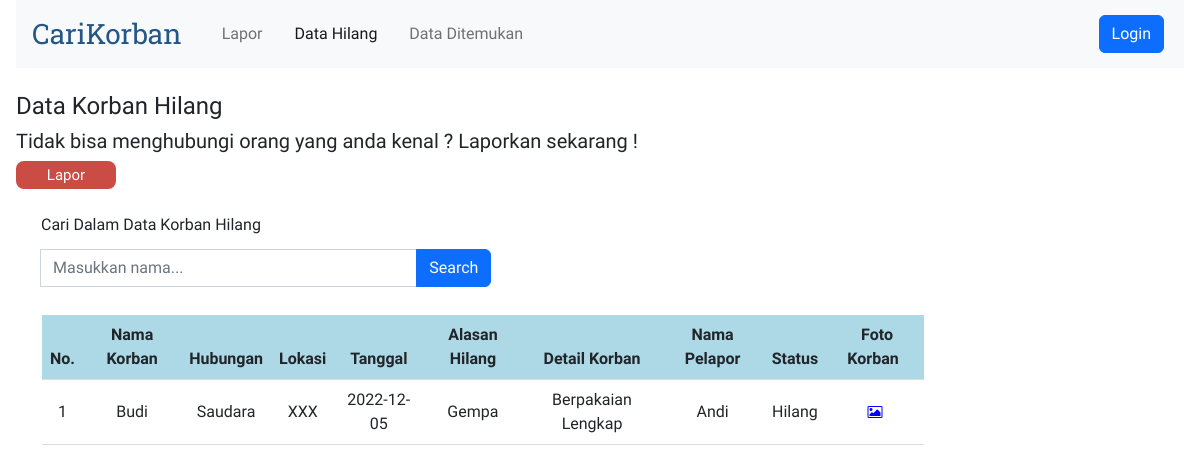
/views/datahilang.php?cari=Budi, run on the app's committed database.
### tables this page shows
CREATE TABLE `korban` (
  `idx` int(11) NOT NULL,
  `nama_korban` varchar(30) NOT NULL,
  `hubungan` varchar(10) NOT NULL,
  `lokasi` varchar(20) NOT NULL,
  `tanggal` varchar(30) NOT NULL,
  `alasan_hilang` varchar(30) NOT NULL,
  `detail` varchar(255) NOT NULL,
  `nama_pelapor` varchar(30) NOT NULL,
  `telepon` varchar(30) NOT NULL,
  `email` varchar(30) NOT NULL,
  `status` varchar(30) NOT NULL,
  `nama_gambar` varchar(255),
  `file_gambar` longblob
);

### connection.php (called while the page is built)
<?php
abstract class Connection
{
    protected function get_connection()
    {
        $host = "localhost";
        $database = "carikorban";
        $username = "root";
        $password = "";
        $connect = new mysqli($host, $username, $password, $database);
        return $connect;
    }
}

### models/korban.php (called while the page is built, shortened)
<?php
include '..\connection.php';
class KorbanHilang extends Korban
{
    private $conn;
    public function __construct()
    {
        $this->conn = $this->get_connection();
    }
    public function search($cari)
    {
        $sql = "SELECT * FROM korban WHERE nama_korban LIKE '%$cari%' AND status = 'Hilang'";
        $bind = $this->conn->query($sql);
        while ($obj = $bind->fetch_object()) {
            $baris[] = $obj;
        }
        if (!empty($baris)) {
            return $baris;
        }
    }
}

### views/datahilang.php (the view, shortened to what this page needs)
<?php
include '..\models\korban.php';
$model2 = new KorbanHilang();
$index = 1;
?>
<!doctype html>
<html lang="en">
<head>
    <link rel="stylesheet" href="https://cdnjs.cloudflare.com/ajax/libs/font-awesome/4.7.0/css/font-awesome.min.css">
    <link href="https://cdn.jsdelivr.net/npm/bootstrap@5.2.3/dist/css/bootstrap.min.css" rel="stylesheet"
>
</head>
<body>
    <div>
        <nav class="navbar navbar-expand-lg bg-light">
            <div class="container-fluid">
                <a class="navbar-brand logo" href="#">CariKorban</a>
                <div class="collapse navbar-collapse" id="navbarCollapse">
                    <ul class="navbar-nav me-auto mb-2 mb-lg-0">
                        <li class="nav-item">
                            <a class="nav-link" aria-current="page" href="lapor.php">Lapor</a>
                        </li>
                        <li class="nav-item">
                            <a class="nav-link active" href="datahilang.php">Data Hilang</a>
                        </li>
                        <li class="nav-item">
                            <a class="nav-link" href="dataditemukan.php">Data Ditemukan</a>
                        </li>
                    </ul>
                    <?php
                    if ($_SESSION['role'] == 'Admin') { ?>
                        <a href="logout.php"><button type="button"
                                class="d-flex btn btn-danger my-2 my-sm-0">Logout</button></a>
                        <?php
                    } else { ?>
                        <a href="login.php"><button type="button"
                                class="d-flex btn btn-primary my-2 my-sm-0">Login</button></a>
                        <?php
                    } ?>
                </div>
            </div>
        </nav>
        <br>
        <h4>Data Korban Hilang</h4>
        <h5>Tidak bisa menghubungi orang yang anda kenal ? Laporkan sekarang !</h5>
        <a href="lapor.php" class="btn btn-submit">Lapor</a>
        <br>
        <form action="datahilang.php" method="get">
            <br>
            <label class="form-label">Cari Dalam Data Korban Hilang</label>
            <div class="input-group my-1" style="width: 40%;">
                <br>
                <input class="form-control" type="search" name="cari" placeholder="Masukkan nama...">
                <button class="btn btn-primary" type="submit" id="button-addon2" value="cari">Search</button>
            </div>
        </form>
        <br>
        <table border="1">
            <table class="table align-middle mb-0 bg-white">
                <thead style="background-color: lightblue;">
                    <tr>
                        <th>No.</th>
                        <th>Nama Korban</th>
                        <th>Hubungan</th>
                        <th>Lokasi</th>
                        <th>Tanggal</th>
                        <th>Alasan Hilang</th>
                        <th>Detail Korban</th>
                        <th>Nama Pelapor</th>
                        <th>Status</th>
                        <?php if ($_SESSION['role'] == 'Guest') { ?>
                            <th><a title="Lihat Foto">Foto Korban</a></th>
                        <?php } else { ?>
                            <th><a title="Operasi">Operasi</a></th>
                        <?php } ?>
                    </tr>
                </thead>
                <tbody>
                    <?php
                    if (isset($_GET['cari'])) {
                        $cari = $_GET['cari'];
                        $result = $model2->search($cari);
                    } else {
                        $result = $model2->tampil_data();
                    }
                    if (!empty($result)) {
                        foreach ($result as $data): ?>
                            <tr>
                                <td>
                                    <?= $index++ ?>
                                </td>
                                <td>
                                    <?= $data->nama_korban ?>
                                </td>
                                <td>
                                    <?= $data->hubungan ?>
                                </td>
                                <td>
                                    <?= $data->lokasi ?>
                                </td>
                                <td>
                                    <?= $data->tanggal ?>
                                </td>
                                <td>
                                    <?= $data->alasan_hilang ?>
                                </td>
                                <td>
                                    <?= $data->detail ?>
                                </td>
                                <td>
                                    <?= $data->nama_pelapor ?>
                                </td>
                                <td>
                                    <?= $data->status ?>
                                </td>
                                <td>
                                    <?php if ($_SESSION['role'] == 'Guest') { ?>
                                        <a title="Lihat Foto" name="foto" id="foto" target="_blank" rel="noopener noreferrer"
                                            href="lihatfoto.php?idx=<?= $data->idx ?>"><i class="fa fa-picture-o"
                                                style="font-size:14px;color:blue"></i></a>
                                    <?php } ?>
                                </td>
                            </tr>
                        <?php endforeach;
                    } else { ?>
                        <tr>
                            <td colspan="9">Belum ada data korban hilang.</td>
                        </tr>
                    <?php } ?>
                </tbody>
            </table>
    </div>
</body>
</html>

### views/datahilang.php (style rules this page uses)
*, html, body { margin: 0 4px; padding: 0; }
body { font-family: 'Readex Pro'; }
a { text-decoration: none; }
.logo { font-family: 'Roboto Slab'; font-size: 28px; color: #245786; }
form { margin: 0 25px; }
.table { width: 75%; text-align: center; border-bottom: 1px solid #ddd; border-collapse: collapse; margin: 0 30px; }
.btn-submit { background-color: #CB4C44; color: white; border-radius: 8px; border: none; color: #FFFFFF; text-align: center; font-size: 15px; padding: 3px; width: 100px; }

### data on the page
korban: nama_korban "Budi", hubungan "Saudara", lokasi "XXX", tanggal "2022-12-05", alasan_hilang "Gempa", detail "Berpakaian Lengkap", nama_pelapor "Andi", status "Hilang"
